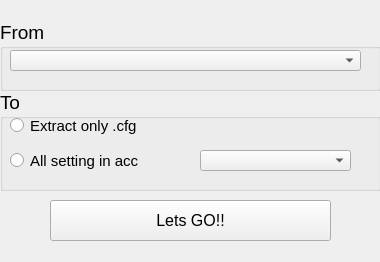
<?xml version="1.0" encoding="UTF-8"?>
<ui version="4.0">
 <class>MainWindow</class>
 <widget class="QMainWindow" name="MainWindow">
  <property name="geometry">
   <rect>
    <x>0</x>
    <y>0</y>
    <width>380</width>
    <height>262</height>
   </rect>
  </property>
  <property name="minimumSize">
   <size>
    <width>380</width>
    <height>262</height>
   </size>
  </property>
  <property name="maximumSize">
   <size>
    <width>380</width>
    <height>262</height>
   </size>
  </property>
  <property name="font">
   <font>
    <pointsize>7</pointsize>
   </font>
  </property>
  <property name="windowTitle">
   <string>SUCfg</string>
  </property>
  <widget class="QWidget" name="centralwidget">
   <widget class="QGroupBox" name="groupBox">
    <property name="geometry">
     <rect>
      <x>0</x>
      <y>20</y>
      <width>381</width>
      <height>71</height>
     </rect>
    </property>
    <property name="font">
     <font>
      <pointsize>14</pointsize>
     </font>
    </property>
    <property name="title">
     <string>From</string>
    </property>
    <widget class="QComboBox" name="comboBox">
     <property name="geometry">
      <rect>
       <x>10</x>
       <y>30</y>
       <width>351</width>
       <height>21</height>
      </rect>
     </property>
     <property name="font">
      <font>
       <pointsize>10</pointsize>
      </font>
     </property>
    </widget>
   </widget>
   <widget class="QGroupBox" name="groupBox_2">
    <property name="geometry">
     <rect>
      <x>0</x>
      <y>90</y>
      <width>381</width>
      <height>101</height>
     </rect>
    </property>
    <property name="font">
     <font>
      <pointsize>14</pointsize>
     </font>
    </property>
    <property name="title">
     <string>To</string>
    </property>
    <widget class="QRadioButton" name="radioButton_2">
     <property name="geometry">
      <rect>
       <x>10</x>
       <y>20</y>
       <width>181</width>
       <height>31</height>
      </rect>
     </property>
     <property name="font">
      <font>
       <pointsize>11</pointsize>
      </font>
     </property>
     <property name="text">
      <string>Extract only .cfg</string>
     </property>
    </widget>
    <widget class="QComboBox" name="comboBox_2">
     <property name="geometry">
      <rect>
       <x>200</x>
       <y>60</y>
       <width>151</width>
       <height>21</height>
      </rect>
     </property>
     <property name="font">
      <font>
       <pointsize>10</pointsize>
      </font>
     </property>
    </widget>
    <widget class="QRadioButton" name="radioButton_3">
     <property name="geometry">
      <rect>
       <x>10</x>
       <y>60</y>
       <width>181</width>
       <height>21</height>
      </rect>
     </property>
     <property name="font">
      <font>
       <pointsize>11</pointsize>
      </font>
     </property>
     <property name="text">
      <string>All setting in acc</string>
     </property>
    </widget>
   </widget>
   <widget class="QPushButton" name="pushButton">
    <property name="geometry">
     <rect>
      <x>50</x>
      <y>200</y>
      <width>281</width>
      <height>41</height>
     </rect>
    </property>
    <property name="font">
     <font>
      <pointsize>12</pointsize>
     </font>
    </property>
    <property name="text">
     <string>Lets GO!!</string>
    </property>
   </widget>
  </widget>
 </widget>
 <resources/>
 <connections/>
</ui>
